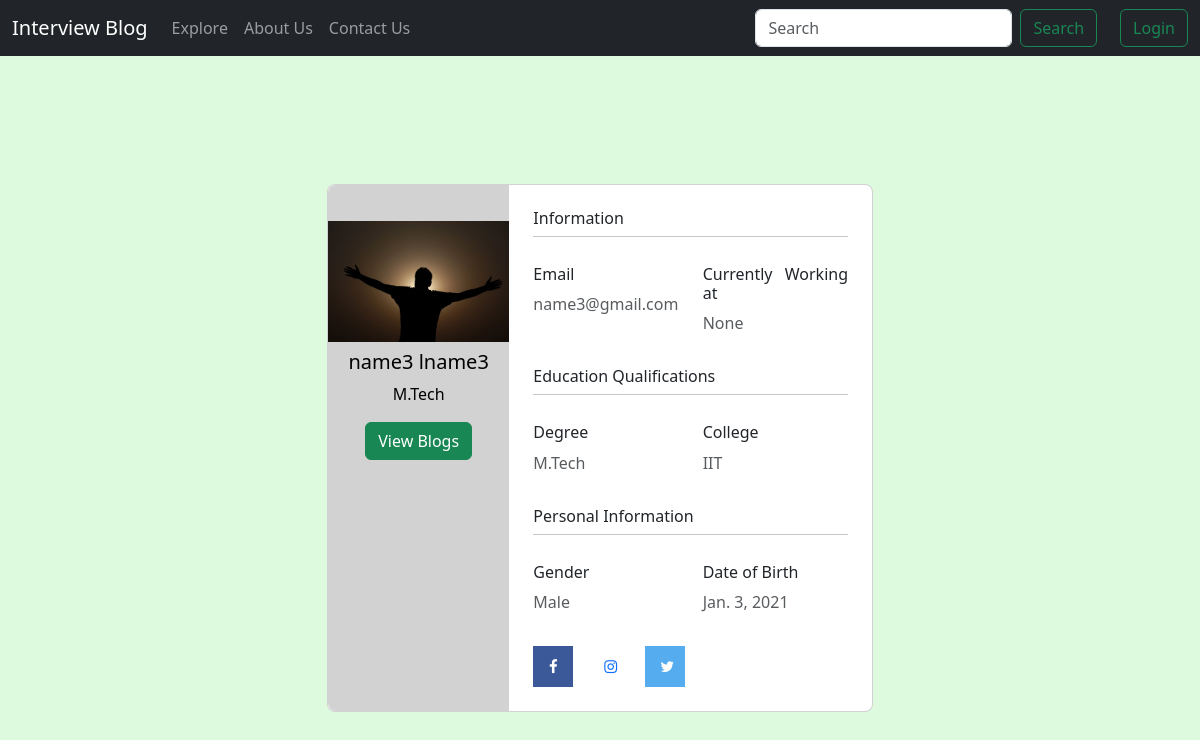
The app's page /profile/username3 with its own data.
### blog/models.py (models this page shows, shortened)
class Profile(models.Model):
    id=models.AutoField(primary_key=True)
    profile_user=models.OneToOneField(User,on_delete=models.CASCADE)
    fname=models.CharField(max_length=100)
    lname=models.CharField(max_length=100)
    degree=models.CharField(max_length=100)
    college=models.CharField(max_length=200)
    gender=models.CharField(max_length=50)
    dob=models.DateField()
    phone=models.CharField(max_length=10)
    email=models.EmailField()
    insta_handle=models.CharField(max_length=200,null=True)
    fb_handle=models.CharField(max_length=200,null=True)
    twitter_handle=models.CharField(max_length=200,null=True)
    forget_pass_token=models.CharField(max_length=100,null=True)
    profile_pic = models.ImageField(upload_to='profiles/',null=True)
    currwork = models.CharField(max_length=100,null=True)

### blog/views.py (the view)
# urls.py: path('profile/<str:username>',views.profile,name="profile"),
def profile(request,username):
    i=User.objects.filter(username=username).first()
    j=Profile.objects.filter(profile_user=i).first()
    param={"i":i, "j":j}
    return render(request,'blog/viewprofile.html',param)

### blog/templates/blog/viewprofile.html (shortened to what this page needs)
{% extends 'blog/base.html' %}
{% block css %}
<link rel="stylesheet" href="https://cdnjs.cloudflare.com/ajax/libs/font-awesome/4.7.0/css/font-awesome.min.css">
{% endblock %}
{% block body %}
<section class="vh-100" style="background-color: rgb(222, 250, 222);">
    <div class="container py-5 h-100">
      <div class="row d-flex justify-content-center align-items-center h-100">
        <div class="col col-lg-6 mb-4 mb-lg-0">
          <div class="card mb-3" style="border-radius: .5rem;">
            <div class="row g-0">
              <div class="col-md-4 gradient-custom text-center text-white b"
                style="border-top-left-radius: .5rem; border-bottom-left-radius: .5rem;">
                <img src="{{j.profile_pic}}" alt="..." class="img-fluid mb-2 c" style="width: 200px;" />
                <h5 class="b">{{j.fname}} {{j.lname}}</h5>
                <p class="b">{{j.degree}}</p>
                <form action="/search">
                  <button type="submit" class="btn btn-success">View Blogs</button>
                </form>
              </div>
              <div class="col-md-8">
                <div class="card-body p-4">
                  <h6>Information</h6>
                  <hr class="mt-0 mb-4">
                  <div class="row pt-1">
                    <div class="col-6 mb-3">
                      <h6>Email</h6>
                      <p class="text-muted">{{j.email}}</p>
                    </div>
                    <div class="col-6 mb-3">
                      <h6>Currently Working at</h6>
                      <p class="text-muted">{{j.currwork}}</p>
                    </div>
                  </div>
                  <h6>Education Qualifications</h6>
                  <hr class="mt-0 mb-4">
                  <div class="row pt-1">
                    <div class="col-6 mb-3">
                      <h6>Degree</h6>
                      <p class="text-muted">{{j.degree}}</p>
                    </div>
                    <div class="col-6 mb-3">
                      <h6>College</h6>
                      <p class="text-muted">{{j.college}}</p>
                    </div>
                  </div>
                  <h6>Personal Information</h6>
                  <hr class="mt-0 mb-4">
                  <div class="row pt-1">
                    <div class="col-6 mb-3">
                      <h6>Gender</h6>
                      <p class="text-muted">{{j.gender}}</p>
                    </div>
                    <div class="col-6 mb-3">
                      <h6>Date of Birth</h6>
                      <p class="text-muted">{{j.dob}}</p>
                    </div>
                  </div>
                  <div class="d-flex justify-content-start">
                    {% if j.fb_handle|stringformat:'s' != None|stringformat:'s' %}
                    <a href="{{j.fb_handle}}" _blank><i class="fa fa-facebook fa-lg me-3"></i></a>
                    {% endif %}
                    {% if j.fb_handle|stringformat:'s' != None|stringformat:'s' %}
                    <a href="{{j.insta_handle}}" _blank><i class="fa fa-instagram fa-lg me-3"></i></a>
                    {% endif %}
                    {% if j.fb_handle|stringformat:'s' != None|stringformat:'s' %}
                    <a href="{{j.twitter_handle}}" _blank><i class="fa fa-twitter fa-lg me-3"></i></a>
                    {% endif %}
                  </div>
                </div>
              </div>
            </div>
          </div>
        </div>
      </div>
    </div>
  </section>
{% endblock %}

### blog/templates/blog/base.html (style rules this page uses)
.container { white-space:wrap; text-align:justify; }

### blog/templates/blog/viewprofile.html (style rules this page uses)
.gradient-custom { background: #d2d2d2; }
.fa { padding: 15px; font-size: 15px; width: 40px; text-align: center; text-decoration: none; }
.fa-facebook { background: #3B5998; color: white; }
.fa-twitter { background: #55ACEE; color: white; }
.c { margin-top: 20%; color:black; }
.b { color:black; }

### records on screen
Profile: profile_pic (picture), fname "name3", lname "lname3", degree "M.Tech", email "name3@gmail.com", currwork "None", college "IIT", gender "Male", dob "Jan. 3, 2021"
